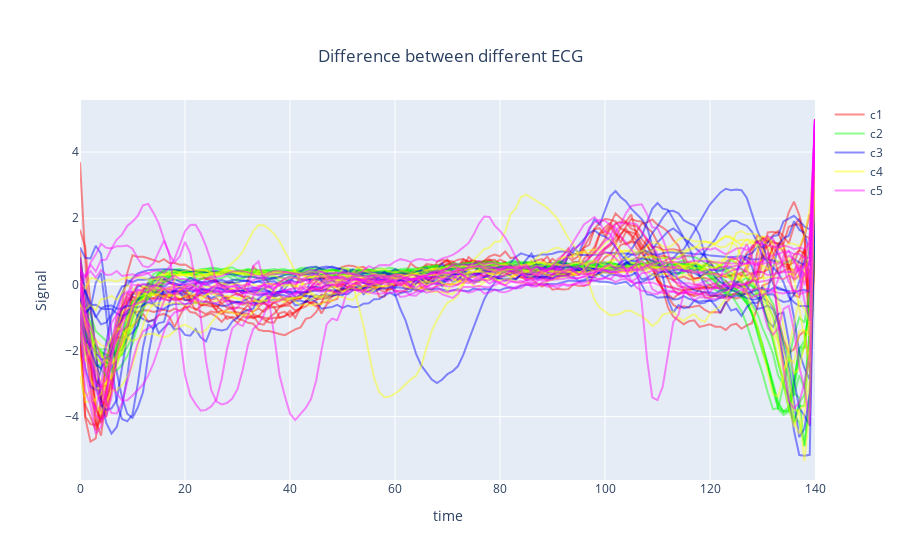

The cell this chart's notebook holds for it:
### Code cell
import plotly.graph_objects as go
import numpy as np

# Assuming df is your DataFrame

c1 = df[df.iloc[:, 140] == b'1'][:10]
c2 = df[df.iloc[:, 140] == b'2'][:10]
c3 = df[df.iloc[:, 140] == b'3'][:10]
c4 = df[df.iloc[:, 140] == b'4'][:10]
c5 = df[df.iloc[:, 140] == b'5'][:10]

# Convert bytes to numeric values
c1 = c1.apply(lambda x: pd.to_numeric(x, errors='coerce'))
c2 = c2.apply(lambda x: pd.to_numeric(x, errors='coerce'))
c3 = c3.apply(lambda x: pd.to_numeric(x, errors='coerce'))
c4 = c4.apply(lambda x: pd.to_numeric(x, errors='coerce'))
c5 = c5.apply(lambda x: pd.to_numeric(x, errors='coerce'))

# Create the figure
fig = go.Figure()

# Create a list to display only a single legend
leg1 = [False] * c1.shape[0]
leg1[0] = True

leg2 = [False] * c2.shape[0]
leg2[0] = True

leg3 = [False] * c3.shape[0]
leg3[0] = True

leg4 = [False] * c4.shape[0]
leg4[0] = True

leg5 = [False] * c5.shape[0]
leg5[0] = True

# Plot abnormal ECG
for i in range(c1.shape[0]):
    fig.add_trace(go.Scatter(x=np.arange(c1.shape[1]), y=c1.iloc[i, :], name='c1', mode='lines',
                             marker_color='rgba(255, 0, 0, 0.9)', showlegend=leg1[i]))

for i in range(c2.shape[0]):
    fig.add_trace(go.Scatter(x=np.arange(c2.shape[1]), y=c2.iloc[i, :], name='c2', mode='lines',
                             marker_color='rgba(0, 255, 0, 0.9)', showlegend=leg2[i]))

for i in range(c3.shape[0]):
    fig.add_trace(go.Scatter(x=np.arange(c3.shape[1]), y=c3.iloc[i, :], name='c3', mode='lines',
                             marker_color='rgba(0, 0, 255, 0.9)', showlegend=leg3[i]))

for i in range(c4.shape[0]):
    fig.add_trace(go.Scatter(x=np.arange(c4.shape[1]), y=c4.iloc[i, :], name='c4', mode='lines',
                             marker_color='rgba(255, 255, 0, 0.9)', showlegend=leg4[i]))

for i in range(c5.shape[0]):
    fig.add_trace(go.Scatter(x=np.arange(c5.shape[1]), y=c5.iloc[i, :], name='c5', mode='lines',
                             marker_color='rgba(255, 0, 255, 0.9)', showlegend=leg5[i]))

# Update layout
fig.update_layout(xaxis_title="time", yaxis_title="Signal",
                  title={'text': 'Difference between different ECG', 'xanchor': 'center', 'yanchor': 'top', 'x': 0.5},
                  bargap=0,)
fig.update_traces(opacity=0.5)
fig.show()

### Figure 1 — Plotly figure (JSON) as saved in the notebook; plotly's stock layout.template omitted (floating-point values rounded to 4 significant figures; data arrays with more than 128 entries replaced by an {"elided": "..."} marker saying what was removed)
{"data": [{"marker": {"color": "rgba(255, 0, 0, 0.9)"}, "mode": "lines", "name": "c1", "opacity": 0.5, "showlegend": true, "type": "scatter", "x": {"elided": "141 int values"}, "y": {"elided": "141 float values"}}, {"marker": {"color": "rgba(255, 0, 0, 0.9)"}, "mode": "lines", "name": "c1", "opacity": 0.5, "showlegend": false, "type": "scatter", "x": {"elided": "141 int values"}, "y": {"elided": "141 float values"}}, {"marker": {"color": "rgba(255, 0, 0, 0.9)"}, "mode": "lines", "name": "c1", "opacity": 0.5, "showlegend": false, "type": "scatter", "x": {"elided": "141 int values"}, "y": {"elided": "141 float values"}}, {"marker": {"color": "rgba(255, 0, 0, 0.9)"}, "mode": "lines", "name": "c1", "opacity": 0.5, "showlegend": false, "type": "scatter", "x": {"elided": "141 int values"}, "y": {"elided": "141 float values"}}, {"marker": {"color": "rgba(255, 0, 0, 0.9)"}, "mode": "lines", "name": "c1", "opacity": 0.5, "showlegend": false, "type": "scatter", "x": {"elided": "141 int values"}, "y": {"elided": "141 float values"}}, {"marker": {"color": "rgba(255, 0, 0, 0.9)"}, "mode": "lines", "name": "c1", "opacity": 0.5, "showlegend": false, "type": "scatter", "x": {"elided": "141 int values"}, "y": {"elided": "141 float values"}}, {"marker": {"color": "rgba(255, 0, 0, 0.9)"}, "mode": "lines", "name": "c1", "opacity": 0.5, "showlegend": false, "type": "scatter", "x": {"elided": "141 int values"}, "y": {"elided": "141 float values"}}, {"marker": {"color": "rgba(255, 0, 0, 0.9)"}, "mode": "lines", "name": "c1", "opacity": 0.5, "showlegend": false, "type": "scatter", "x": {"elided": "141 int values"}, "y": {"elided": "141 float values"}}, {"marker": {"color": "rgba(255, 0, 0, 0.9)"}, "mode": "lines", "name": "c1", "opacity": 0.5, "showlegend": false, "type": "scatter", "x": {"elided": "141 int values"}, "y": {"elided": "141 float values"}}, {"marker": {"color": "rgba(255, 0, 0, 0.9)"}, "mode": "lines", "name": "c1", "opacity": 0.5, "showlegend": false, "type": "scatter", "x": {"elided": "141 int values"}, "y": {"elided": "141 float values"}}, {"marker": {"color": "rgba(0, 255, 0, 0.9)"}, "mode": "lines", "name": "c2", "opacity": 0.5, "showlegend": true, "type": "scatter", "x": {"elided": "141 int values"}, "y": {"elided": "141 float values"}}, {"marker": {"color": "rgba(0, 255, 0, 0.9)"}, "mode": "lines", "name": "c2", "opacity": 0.5, "showlegend": false, "type": "scatter", "x": {"elided": "141 int values"}, "y": {"elided": "141 float values"}}, {"marker": {"color": "rgba(0, 255, 0, 0.9)"}, "mode": "lines", "name": "c2", "opacity": 0.5, "showlegend": false, "type": "scatter", "x": {"elided": "141 int values"}, "y": {"elided": "141 float values"}}, {"marker": {"color": "rgba(0, 255, 0, 0.9)"}, "mode": "lines", "name": "c2", "opacity": 0.5, "showlegend": false, "type": "scatter", "x": {"elided": "141 int values"}, "y": {"elided": "141 float values"}}, {"marker": {"color": "rgba(0, 255, 0, 0.9)"}, "mode": "lines", "name": "c2", "opacity": 0.5, "showlegend": false, "type": "scatter", "x": {"elided": "141 int values"}, "y": {"elided": "141 float values"}}, {"marker": {"color": "rgba(0, 255, 0, 0.9)"}, "mode": "lines", "name": "c2", "opacity": 0.5, "showlegend": false, "type": "scatter", "x": {"elided": "141 int values"}, "y": {"elided": "141 float values"}}, {"marker": {"color": "rgba(0, 255, 0, 0.9)"}, "mode": "lines", "name": "c2", "opacity": 0.5, "showlegend": false, "type": "scatter", "x": {"elided": "141 int values"}, "y": {"elided": "141 float values"}}, {"marker": {"color": "rgba(0, 255, 0, 0.9)"}, "mode": "lines", "name": "c2", "opacity": 0.5, "showlegend": false, "type": "scatter", "x": {"elided": "141 int values"}, "y": {"elided": "141 float values"}}, {"marker": {"color": "rgba(0, 255, 0, 0.9)"}, "mode": "lines", "name": "c2", "opacity": 0.5, "showlegend": false, "type": "scatter", "x": {"elided": "141 int values"}, "y": {"elided": "141 float values"}}, {"marker": {"color": "rgba(0, 255, 0, 0.9)"}, "mode": "lines", "name": "c2", "opacity": 0.5, "showlegend": false, "type": "scatter", "x": {"elided": "141 int values"}, "y": {"elided": "141 float values"}}, {"marker": {"color": "rgba(0, 0, 255, 0.9)"}, "mode": "lines", "name": "c3", "opacity": 0.5, "showlegend": true, "type": "scatter", "x": {"elided": "141 int values"}, "y": {"elided": "141 float values"}}, {"marker": {"color": "rgba(0, 0, 255, 0.9)"}, "mode": "lines", "name": "c3", "opacity": 0.5, "showlegend": false, "type": "scatter", "x": {"elided": "141 int values"}, "y": {"elided": "141 float values"}}, {"marker": {"color": "rgba(0, 0, 255, 0.9)"}, "mode": "lines", "name": "c3", "opacity": 0.5, "showlegend": false, "type": "scatter", "x": {"elided": "141 int values"}, "y": {"elided": "141 float values"}}, {"marker": {"color": "rgba(0, 0, 255, 0.9)"}, "mode": "lines", "name": "c3", "opacity": 0.5, "showlegend": false, "type": "scatter", "x": {"elided": "141 int values"}, "y": {"elided": "141 float values"}}, {"marker": {"color": "rgba(0, 0, 255, 0.9)"}, "mode": "lines", "name": "c3", "opacity": 0.5, "showlegend": false, "type": "scatter", "x": {"elided": "141 int values"}, "y": {"elided": "141 float values"}}, {"marker": {"color": "rgba(0, 0, 255, 0.9)"}, "mode": "lines", "name": "c3", "opacity": 0.5, "showlegend": false, "type": "scatter", "x": {"elided": "141 int values"}, "y": {"elided": "141 float values"}}, {"marker": {"color": "rgba(0, 0, 255, 0.9)"}, "mode": "lines", "name": "c3", "opacity": 0.5, "showlegend": false, "type": "scatter", "x": {"elided": "141 int values"}, "y": {"elided": "141 float values"}}, {"marker": {"color": "rgba(0, 0, 255, 0.9)"}, "mode": "lines", "name": "c3", "opacity": 0.5, "showlegend": false, "type": "scatter", "x": {"elided": "141 int values"}, "y": {"elided": "141 float values"}}, {"marker": {"color": "rgba(0, 0, 255, 0.9)"}, "mode": "lines", "name": "c3", "opacity": 0.5, "showlegend": false, "type": "scatter", "x": {"elided": "141 int values"}, "y": {"elided": "141 float values"}}, {"marker": {"color": "rgba(0, 0, 255, 0.9)"}, "mode": "lines", "name": "c3", "opacity": 0.5, "showlegend": false, "type": "scatter", "x": {"elided": "141 int values"}, "y": {"elided": "141 float values"}}, {"marker": {"color": "rgba(255, 255, 0, 0.9)"}, "mode": "lines", "name": "c4", "opacity": 0.5, "showlegend": true, "type": "scatter", "x": {"elided": "141 int values"}, "y": {"elided": "141 float values"}}, {"marker": {"color": "rgba(255, 255, 0, 0.9)"}, "mode": "lines", "name": "c4", "opacity": 0.5, "showlegend": false, "type": "scatter", "x": {"elided": "141 int values"}, "y": {"elided": "141 float values"}}, {"marker": {"color": "rgba(255, 255, 0, 0.9)"}, "mode": "lines", "name": "c4", "opacity": 0.5, "showlegend": false, "type": "scatter", "x": {"elided": "141 int values"}, "y": {"elided": "141 float values"}}, {"marker": {"color": "rgba(255, 255, 0, 0.9)"}, "mode": "lines", "name": "c4", "opacity": 0.5, "showlegend": false, "type": "scatter", "x": {"elided": "141 int values"}, "y": {"elided": "141 float values"}}, {"marker": {"color": "rgba(255, 255, 0, 0.9)"}, "mode": "lines", "name": "c4", "opacity": 0.5, "showlegend": false, "type": "scatter", "x": {"elided": "141 int values"}, "y": {"elided": "141 float values"}}, {"marker": {"color": "rgba(255, 255, 0, 0.9)"}, "mode": "lines", "name": "c4", "opacity": 0.5, "showlegend": false, "type": "scatter", "x": {"elided": "141 int values"}, "y": {"elided": "141 float values"}}, {"marker": {"color": "rgba(255, 255, 0, 0.9)"}, "mode": "lines", "name": "c4", "opacity": 0.5, "showlegend": false, "type": "scatter", "x": {"elided": "141 int values"}, "y": {"elided": "141 float values"}}, {"marker": {"color": "rgba(255, 255, 0, 0.9)"}, "mode": "lines", "name": "c4", "opacity": 0.5, "showlegend": false, "type": "scatter", "x": {"elided": "141 int values"}, "y": {"elided": "141 float values"}}, {"marker": {"color": "rgba(255, 255, 0, 0.9)"}, "mode": "lines", "name": "c4", "opacity": 0.5, "showlegend": false, "type": "scatter", "x": {"elided": "141 int values"}, "y": {"elided": "141 float values"}}, {"marker": {"color": "rgba(255, 255, 0, 0.9)"}, "mode": "lines", "name": "c4", "opacity": 0.5, "showlegend": false, "type": "scatter", "x": {"elided": "141 int values"}, "y": {"elided": "141 float values"}}, {"marker": {"color": "rgba(255, 0, 255, 0.9)"}, "mode": "lines", "name": "c5", "opacity": 0.5, "showlegend": true, "type": "scatter", "x": {"elided": "141 int values"}, "y": {"elided": "141 float values"}}, {"marker": {"color": "rgba(255, 0, 255, 0.9)"}, "mode": "lines", "name": "c5", "opacity": 0.5, "showlegend": false, "type": "scatter", "x": {"elided": "141 int values"}, "y": {"elided": "141 float values"}}, {"marker": {"color": "rgba(255, 0, 255, 0.9)"}, "mode": "lines", "name": "c5", "opacity": 0.5, "showlegend": false, "type": "scatter", "x": {"elided": "141 int values"}, "y": {"elided": "141 float values"}}, {"marker": {"color": "rgba(255, 0, 255, 0.9)"}, "mode": "lines", "name": "c5", "opacity": 0.5, "showlegend": false, "type": "scatter", "x": {"elided": "141 int values"}, "y": {"elided": "141 float values"}}, {"marker": {"color": "rgba(255, 0, 255, 0.9)"}, "mode": "lines", "name": "c5", "opacity": 0.5, "showlegend": false, "type": "scatter", "x": {"elided": "141 int values"}, "y": {"elided": "141 float values"}}, {"marker": {"color": "rgba(255, 0, 255, 0.9)"}, "mode": "lines", "name": "c5", "opacity": 0.5, "showlegend": false, "type": "scatter", "x": {"elided": "141 int values"}, "y": {"elided": "141 float values"}}, {"marker": {"color": "rgba(255, 0, 255, 0.9)"}, "mode": "lines", "name": "c5", "opacity": 0.5, "showlegend": false, "type": "scatter", "x": {"elided": "141 int values"}, "y": {"elided": "141 float values"}}, {"marker": {"color": "rgba(255, 0, 255, 0.9)"}, "mode": "lines", "name": "c5", "opacity": 0.5, "showlegend": false, "type": "scatter", "x": {"elided": "141 int values"}, "y": {"elided": "141 float values"}}, {"marker": {"color": "rgba(255, 0, 255, 0.9)"}, "mode": "lines", "name": "c5", "opacity": 0.5, "showlegend": false, "type": "scatter", "x": {"elided": "141 int values"}, "y": {"elided": "141 float values"}}, {"marker": {"color": "rgba(255, 0, 255, 0.9)"}, "mode": "lines", "name": "c5", "opacity": 0.5, "showlegend": false, "type": "scatter", "x": {"elided": "141 int values"}, "y": {"elided": "141 float values"}}], "layout": {"bargap": 0, "title": {"text": "Difference between different ECG", "x": 0.5, "xanchor": "center", "yanchor": "top"}, "xaxis": {"title": {"text": "time"}}, "yaxis": {"title": {"text": "Signal"}}}}
